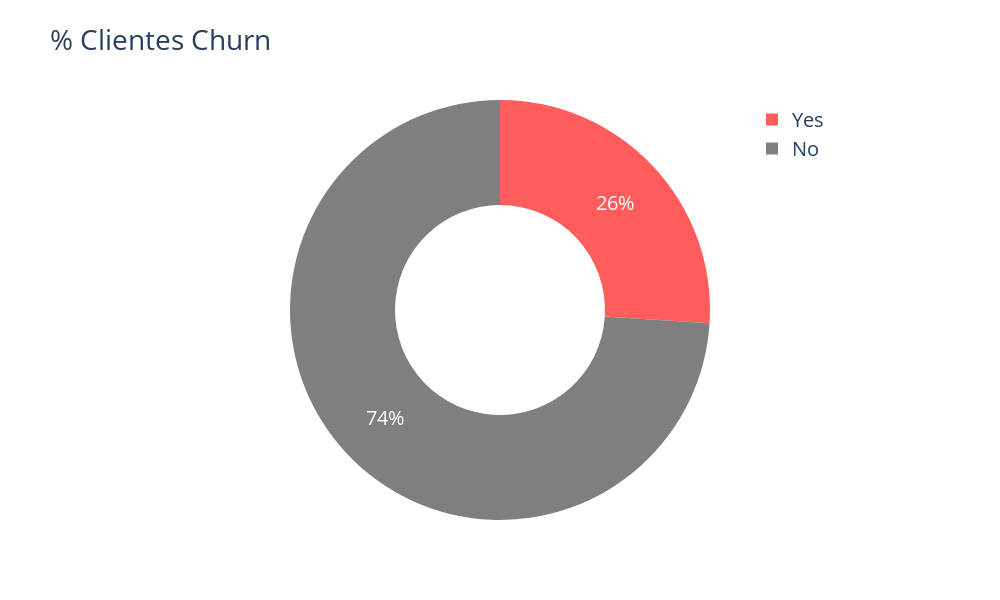

Write notebook code for a chart like this one.
### Markdown cell above
### Coluna Churn

### Code cell
contagem_churn = df['Churn'].value_counts().reset_index(name = 'Contagem')
contagem_churn['Percentual'] = (contagem_churn['Contagem'] / len(df) * 100).round(2)
print(contagem_churn, '\n')

fig = px.pie(
    contagem_churn,
    values = 'Percentual',
    names = 'Churn',
    template = 'plotly',
    title = '% Clientes Churn',
    width = 1000,
    height = 600,
    hole = .5,
    category_orders = {
        'Churn': ['Yes', 'No']
    },
    color = 'Churn',
    color_discrete_map = {
        'Yes': '#FF5C5C',
        'No': '#7f7f7f'
    }
)

fig.update_traces(
    textfont = dict(
        color = 'white'
    )
)

fig.update_layout(
    hoverlabel = dict(
        font = dict(
            color = 'white',
            size = 16
        )
    ),
    font = dict(
        size = 20,
    ),
    legend = dict(
        x = 0.8
    )
)


fig.show()

### Figure 1 — Plotly figure (JSON) as saved in the notebook; plotly's stock layout.template omitted (floating-point values rounded to 4 significant figures)
{"data": [{"customdata": [["Yes"], ["No"]], "direction": "clockwise", "domain": {"x": [0.0, 1.0], "y": [0.0, 1.0]}, "hole": 0.5, "hovertemplate": "Churn=%{customdata[0]}<br>Percentual=%{value}<extra></extra>", "labels": ["Yes", "No"], "legendgroup": "", "marker": {"colors": ["#FF5C5C", "#7f7f7f"]}, "name": "", "showlegend": true, "sort": false, "values": [26.0, 74.0], "type": "pie", "textfont": {"color": "white"}}], "layout": {"legend": {"tracegroupgap": 0, "x": 0.8}, "title": {"text": "% Clientes Churn"}, "height": 600, "width": 1000, "hoverlabel": {"font": {"color": "white", "size": 16}}, "font": {"size": 20}}}
